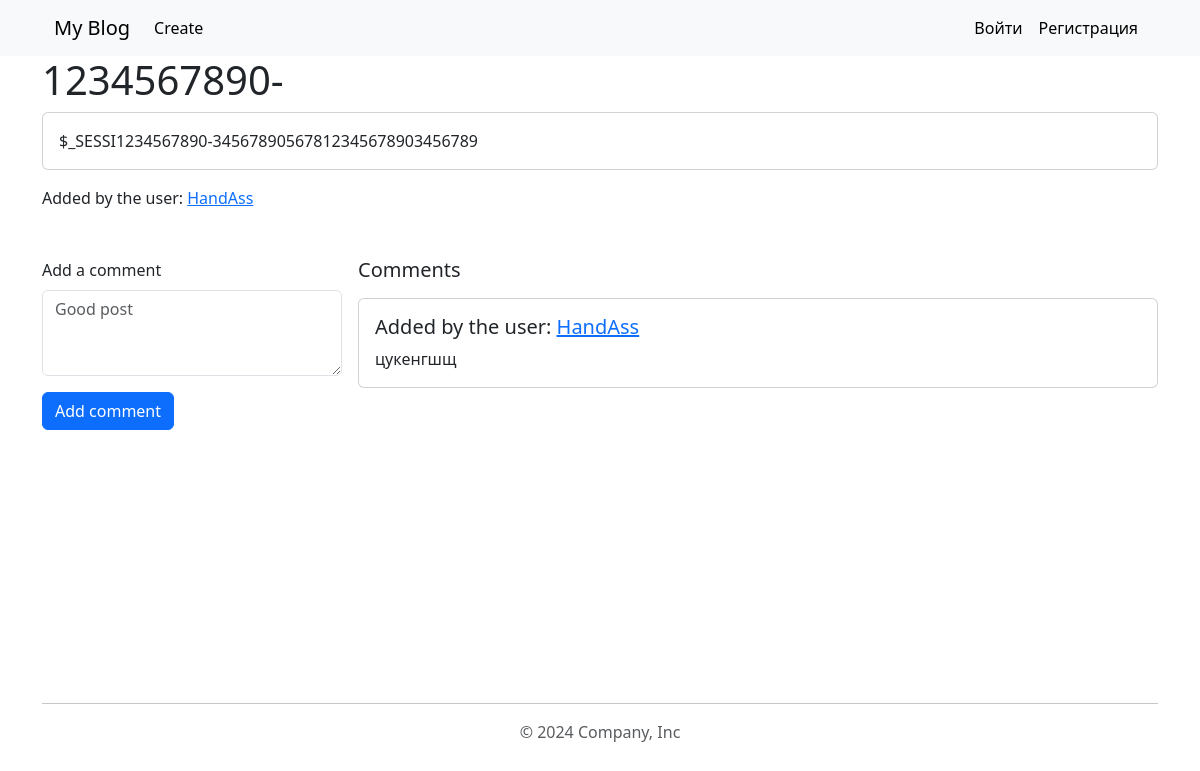
The app's page /card/?id=77 with its own data.
### tables this page shows
CREATE TABLE `cards` (
  `id` int(11) NOT NULL,
  `title` varchar(51) DEFAULT NULL,
  `description` varchar(1500) DEFAULT NULL,
  `user` varchar(100) NOT NULL
);

CREATE TABLE `comments` (
  `id` int(11) NOT NULL,
  `comment` varchar(50) NOT NULL,
  `user` varchar(100) NOT NULL,
  `post` int(11) NOT NULL
);

### app/controllers/cards/show.php (called while the page is built)
<?php
global $db;
$oneCard = $db->query("SELECT * FROM `cards` WHERE `id` = ?", [$_GET['id']])->find();
$comments = $db->query("SELECT * FROM `comments` WHERE `post` = ?", [$_GET['id']])->findAll();
require_once VIEWS . "/cards/show.tpl.php";

### public/index.php (called while the page is built, shortened)
<?php
require_once CONFIG . "/db.php";
$db = new \core\classes\Db($db_config);
$router = new core\classes\Router();
$router->router();

### core/config/db.php (called while the page is built)
<?php
$db_config = [
	'host' => 'localhost',
	'user' => 'root',
	'pass' => '',
	'dbname' => 'blog'
];

### core/classes/Db.php (called while the page is built, shortened)
<?php
class Db
{
	private $connection;
	private $stmt;
	public function __construct($db_config)
	{
		try {
			$this->connection = new PDO(
				"mysql:host={$db_config['host']};dbname={$db_config['dbname']}",
				$db_config['user'],
				$db_config['pass'],
				[
					PDO::ATTR_DEFAULT_FETCH_MODE => PDO::FETCH_ASSOC
				]
			);
		} catch (\PDOException $e) {
			echo $e->getMessage();
		}
	}
	public function query($sql, $params = null): static
	{
		$this->stmt = $this->connection->prepare($sql);
		$this->stmt->execute($params);
		return $this;
	}
	public function findAll() {
		return $this->stmt->fetchAll();
	}
	public function find() {
		return $this->stmt->fetch();
	}
}

### app/views/cards/show.tpl.php (the view, shortened to what this page needs)
<!doctype html>
<html lang="en">
<head>
	<head>
		<link rel="stylesheet" href="../../../public/css/style.css">
		<link href="https://cdn.jsdelivr.net/npm/bootstrap@5.3.3/dist/css/bootstrap.min.css" rel="stylesheet">
	</head>
</head>
<body>
<div class="wrapper">
	<?php require_once VIEWS . "/incs/header.php"?>
	<main class="main">
		<div class="container">
            <div>
                <h1><?= $oneCard['title'] ?></h1>
                <div class="card">
                    <div class="card-body">
					            <?= $oneCard['description'] ?>
                    </div>
                </div>
                <div class="mt-3">
                    <p class="card-text">Added by the user: <a href="/one-user?user=<?=$oneCard['user']?>" class="card-link"><?=$oneCard['user']?></a></p>
                </div>
            </div>
            <div class="d-flex mt-5" style="justify-content: space-between">
                <div>
                    <div class="mb-3" style="width: 300px">
                        <form action="/comment/create?id=<?= $oneCard['id'] ?>" method="post">
                            <label for="exampleFormControlTextarea1" class="form-label">Add a comment</label>
                            <textarea name="comment" class="form-control" id="exampleFormControlTextarea1" rows="3" placeholder="Good post"></textarea>
                            <div class="col-auto mt-3">
                                <button type="submit" class="btn btn-primary mb-3">Add comment</button>
                            </div>
                        </form>
                    </div>
                </div>
                <div>
                    <h5 class="card-title mb-3">Comments</h5>
                    <?php if(count($comments) > 0): ?>
                        <?php for($i = count($comments) - 1; $i >= 0; $i--): ?>
                        <div class="card" style="width: 800px;">
                            <div class="card-body">
                                <h5 class="card-title">Added by the user: <a href="/one-user?user=<?=$comments[$i]['user']?>" class="card-link"><?= $comments[$i]['user'] ?></a></h5>
                                <p class="card-text"><?= $comments[$i]['comment'] ?></p>
                            </div>
                        </div>
                        <?php endfor;?>
                    <?php endif; ?>
                </div>
            </div>
		</div>
	</main>
	<?php require_once VIEWS . "/incs/footer.php"?>
</div>
</body>
</html>

### core/classes/Router.php (shortened to what this page needs)
<?php
class Router
{
	private array $routes = [];
	private string $uri;
	private string $method;
	public function __construct()
	{
		$this->uri = trim(parse_url($_SERVER['REQUEST_URI'])['path'], '/');
		$this->method =$_POST['_method'] ?? $_SERVER['REQUEST_METHOD'];
	}
	public function router(): void
	{
		foreach ($this->routes as $route) {
			if (strtoupper($route['method']) === $this->method && $route['uri'] == $this->uri) {
				require_once CONTROLLERS ."/{$route['controller']}";
				break;
			}
		}
	}
	public function only($middleware): static
	{
		$this->routes[array_key_last($this->routes)]['middleware'] = $middleware;
		return $this;
	}
	public function add($uri, $controller, $method): static
	{
		$this->routes[] = [
			'uri' => $uri,
			'controller' => $controller,
			'method' => $method,
			'middleware' => null,
		];
		return $this;
	}
}

### app/views/incs/header.php (shortened to what this page needs)
<header class="bg-body-tertiary">
	<div class="container">
	<nav class="navbar navbar-expand-lg">
		<div class="container-fluid">
			<a class="navbar-brand" href="/">My Blog</a>
			<div class="collapse navbar-collapse" id="navbarSupportedContent">
				<ul class="navbar-nav me-auto mb-2 mb-lg-0">
					<li class="nav-item">
						<a class="nav-link active" aria-current="page" href="/card/create">Create</a>
					</li>
				</ul>
                <?php if(empty($_SESSION['user'])): ?>
                    <ul class="navbar-nav d-flex mb-2 mb-lg-0">
                        <li class="nav-item">
                            <a class="nav-link active" aria-current="page" href="/login">Войти</a>
                        </li>
                        <li class="nav-item">
                            <a class="nav-link active" aria-current="page" href="/registrations">Регистрация</a>
                        </li>
                    </ul>
                <?php endif; ?>
			</div>
		</div>
	</nav>
	</div>
</header>

### app/views/incs/footer.php
<div class="container">
	<footer class="py-3 my-4">
        <hr>
		<p class="text-center text-muted">&copy; 2024 Company, Inc</p>
	</footer>
</div>

### public/css/style.css (style rules this page uses)
body { min-width: 320px; }
html, body { height: 100%; }
.wrapper { min-height: 100%; display: flex; flex-direction: column; }
.main { flex: 1 1 auto; }

### records on screen
cards: title "1234567890-", description "$_SESSI1234567890-34567890567812345678903456789", user "HandAss"
comments: user "HandAss", comment "цукенгшщ"
